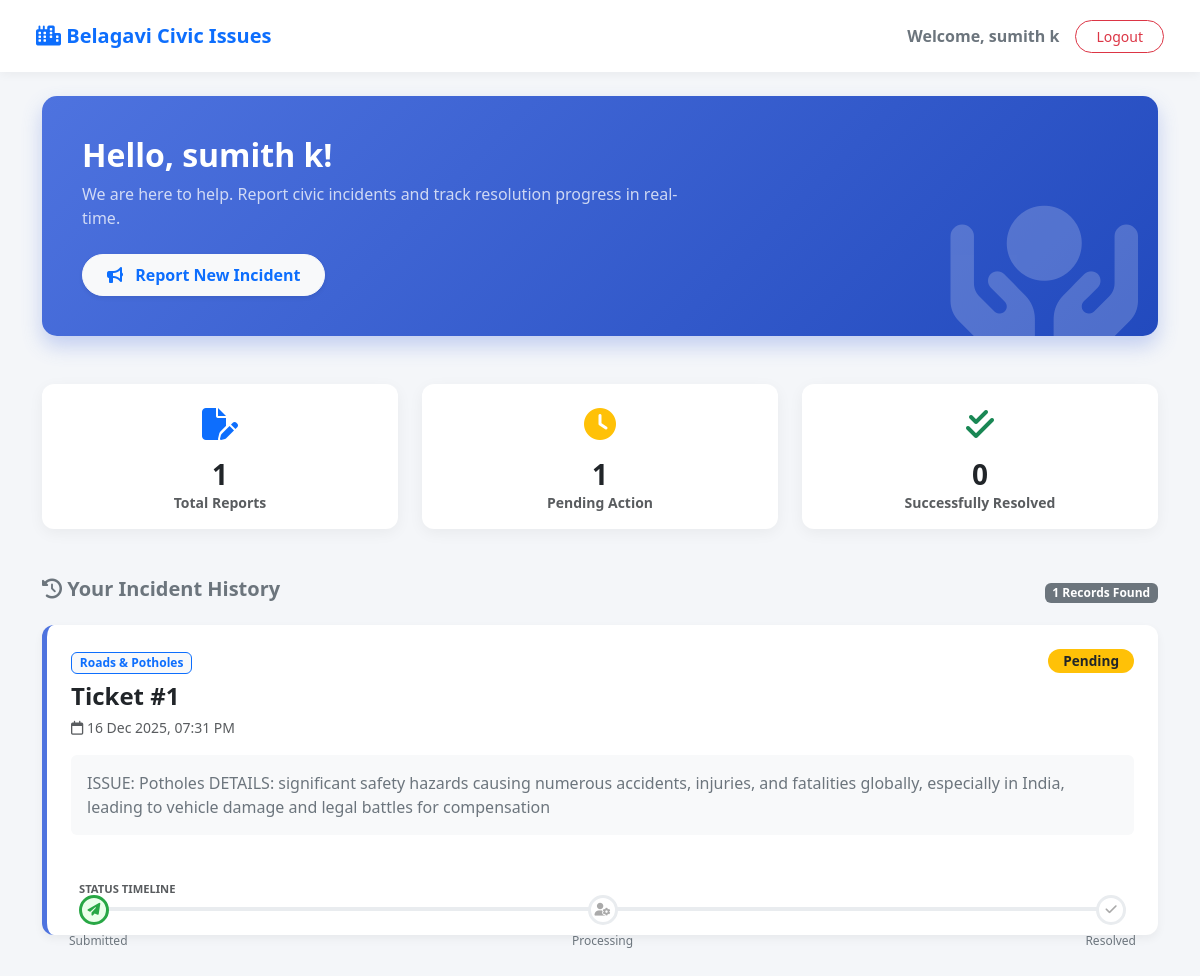
/citizen_dashboard.php (signed in), run on the app's committed database.
### tables this page shows
CREATE TABLE `complaints` (
  `id` int(11) NOT NULL,
  `user_id` int(11) NOT NULL,
  `category` varchar(100) NOT NULL,
  `description` text NOT NULL,
  `photo_path` varchar(255) DEFAULT NULL,
  `latitude` varchar(50) DEFAULT NULL,
  `longitude` varchar(50) DEFAULT NULL,
  `address` varchar(255) DEFAULT NULL,
  `status` enum('Pending','In Progress','Resolved') DEFAULT 'Pending',
  `assigned_to` int(11) DEFAULT NULL,
  `proof_path` varchar(255) DEFAULT NULL,
  `created_at` timestamp NOT NULL DEFAULT current_timestamp()
);

### citizen_dashboard.php (the view, shortened to what this page needs)
<?php
include 'db_connect.php';
$uid = $_SESSION['user_id'];
$uname = $_SESSION['name'];
$total = $conn->query("SELECT count(*) as c FROM complaints WHERE user_id='$uid'")->fetch_assoc()['c'];
$pending = $conn->query("SELECT count(*) as c FROM complaints WHERE user_id='$uid' AND status='Pending'")->fetch_assoc()['c'];
$resolved = $conn->query("SELECT count(*) as c FROM complaints WHERE user_id='$uid' AND status='Resolved'")->fetch_assoc()['c'];
?>
<!DOCTYPE html>
<html lang="en">
<head>
    <link href="https://cdn.jsdelivr.net/npm/bootstrap@5.3.0/dist/css/bootstrap.min.css" rel="stylesheet">
    <link rel="stylesheet" href="https://cdnjs.cloudflare.com/ajax/libs/font-awesome/6.4.0/css/all.min.css">
</head>
<body>
<nav class="navbar navbar-expand-lg px-4 py-3 sticky-top">
    <div class="container-fluid">
        <a class="navbar-brand fw-bold text-primary" href="#">
            <i class="fa-solid fa-city"></i> Belagavi Civic Issues
        </a>
        <div class="d-flex align-items-center gap-3">
            <span class="text-secondary fw-bold d-none d-md-block">Welcome, <?php echo $uname; ?></span>
            <a href="logout.php" class="btn btn-logout btn-sm">Logout</a>
        </div>
    </div>
</nav>
<div class="container py-4">
    <div class="hero-card mb-5">
        <i class="fa-solid fa-hands-holding-circle hero-icon"></i>
        <h2 class="fw-bold">Hello, <?php echo $uname; ?>!</h2>
        <p class="mb-4 opacity-75" style="max-width: 600px;">We are here to help. Report civic incidents and track resolution progress in real-time.</p>
        <a href="raise_complaint.php" class="btn btn-light text-primary fw-bold rounded-pill px-4 py-2 shadow-sm">
            <i class="fa-solid fa-bullhorn me-2"></i> Report New Incident
        </a>
    </div>
    <div class="row g-4 mb-5">
        <div class="col-md-4">
            <div class="card stat-card p-3 text-center">
                <div class="text-primary icon-box"><i class="fa-solid fa-file-pen"></i></div>
                <h3 class="fw-bold mb-0"><?php echo $total; ?></h3>
                <small class="text-muted fw-bold">Total Reports</small>
            </div>
        </div>
        <div class="col-md-4">
            <div class="card stat-card p-3 text-center">
                <div class="text-warning icon-box"><i class="fa-solid fa-clock"></i></div>
                <h3 class="fw-bold mb-0"><?php echo $pending; ?></h3>
                <small class="text-muted fw-bold">Pending Action</small>
            </div>
        </div>
        <div class="col-md-4">
            <div class="card stat-card p-3 text-center">
                <div class="text-success icon-box"><i class="fa-solid fa-check-double"></i></div>
                <h3 class="fw-bold mb-0"><?php echo $resolved; ?></h3>
                <small class="text-muted fw-bold">Successfully Resolved</small>
            </div>
        </div>
    </div>
    <div class="d-flex justify-content-between align-items-center mb-3">
        <h5 class="fw-bold text-secondary"><i class="fa-solid fa-clock-rotate-left"></i> Your Incident History</h5>
        <span class="badge bg-secondary"><?php echo $total; ?> Records Found</span>
    </div>
    <?php
    $sql = "SELECT * FROM complaints WHERE user_id='$uid' ORDER BY created_at DESC";
    $result = $conn->query($sql);
    if($result->num_rows > 0):
        while($row = $result->fetch_assoc()):
            $status = $row['status'];
            $badge_class = ($status == 'Resolved') ? 'bg-success' : (($status == 'In Progress') ? 'bg-info' : 'bg-warning text-dark');
            $step2_active = ''; $step3_active = '';
    ?>
    <div class="card ticket-card p-4 bg-white">
        <div class="d-flex justify-content-between align-items-start mb-2">
            <div>
                <span class="badge bg-light text-primary border border-primary mb-2"><?php echo $row['category']; ?></span>
                <h4 class="fw-bold mb-1">Ticket #<?php echo $row['id']; ?></h4> <small class="text-muted"><i class="fa-regular fa-calendar"></i> <?php echo date('d M Y, h:i A', strtotime($row['created_at'])); ?></small>
            </div>
            <span class="badge <?php echo $badge_class; ?> status-badge"><?php echo $status; ?></span>
        </div>
        <p class="text-secondary bg-light p-3 rounded mt-2">
            <?php echo $row['description']; ?>
        </p>
        <div class="mt-4 px-2">
            <small class="fw-bold text-muted text-uppercase" style="font-size: 0.7rem;">Status Timeline</small>
            <div class="timeline-container mt-2">
                <div class="timeline-step step-1 active-step"><i class="fa-solid fa-paper-plane"></i></div>
                <div class="timeline-label label-1">Submitted</div>
                <div class="timeline-step step-2 <?php echo $step2_active; ?>"><i class="fa-solid fa-user-gear"></i></div>
                <div class="timeline-label label-2">Processing</div>
                <div class="timeline-step step-3 <?php echo $step3_active; ?>"><i class="fa-solid fa-check"></i></div>
                <div class="timeline-label label-3">Resolved</div>
            </div>
        </div>
    </div>
    <?php endwhile; ?>
    <?php endif; ?>
</div>
</body>
</html>

### citizen_dashboard.php (style rules this page uses)
body { background-color: #f4f6f9; font-family: 'Segoe UI', sans-serif; }
.navbar { background: white; box-shadow: 0 2px 10px rgba(0,0,0,0.05); }
.btn-logout { border: 1px solid #dc3545; color: #dc3545; border-radius: 20px; padding: 5px 20px; }
.hero-card { background: linear-gradient(135deg, #4e73df 0%, #224abe 100%); border-radius: 15px; color: white; padding: 40px; position: relative; overflow: hidden; box-shadow: 0 10px 20px rgba(78, 115, 223, 0.3); }
.hero-icon { position: absolute; right: 20px; bottom: -20px; font-size: 150px; opacity: 0.2; }
.stat-card { border: none; border-radius: 12px; box-shadow: 0 4px 15px rgba(0,0,0,0.05); transition: transform 0.2s; }
.icon-box { font-size: 2rem; margin-bottom: 10px; }
.ticket-card { border: none; border-radius: 12px; box-shadow: 0 4px 10px rgba(0,0,0,0.05); margin-bottom: 20px; border-left: 5px solid #4e73df; }
.status-badge { padding: 5px 15px; border-radius: 20px; font-size: 0.85rem; font-weight: bold; }
.timeline-container { position: relative; margin-top: 30px; height: 4px; background: #e9ecef; border-radius: 5px; }
.timeline-step { position: absolute; top: -12px; width: 30px; height: 30px; background: white; border: 3px solid #e9ecef; border-radius: 50%; display: flex; align-items: center; justify-content: center; font-size: 0.8rem; color: #aaa; }
.step-1 { left: 0%; }
.step-2 { left: 50%; transform: translateX(-50%); }
.step-3 { right: 0%; }
.active-step { border-color: #28a745; color: #28a745; background: #eaffea; }
.timeline-label { position: absolute; top: 25px; font-size: 0.75rem; color: #6c757d; width: 80px; text-align: center; }
.label-1 { left: -10px; text-align: left; }
.label-2 { left: 50%; transform: translateX(-50%); }
.label-3 { right: -10px; text-align: right; }

### data on the page
complaints: category "Roads & Potholes", id "1", created_at "16 Dec 2025, 07:31 PM", status "Pending", description "ISSUE: Potholes DETAILS: significant safety hazards causing numerous accidents, injuries, and fatalities globally, especially in India, leading to vehicle damage and legal battles for compensation"

### other printed values
$uname "sumith k"
$total "1"
$pending "1"
$resolved "0"
